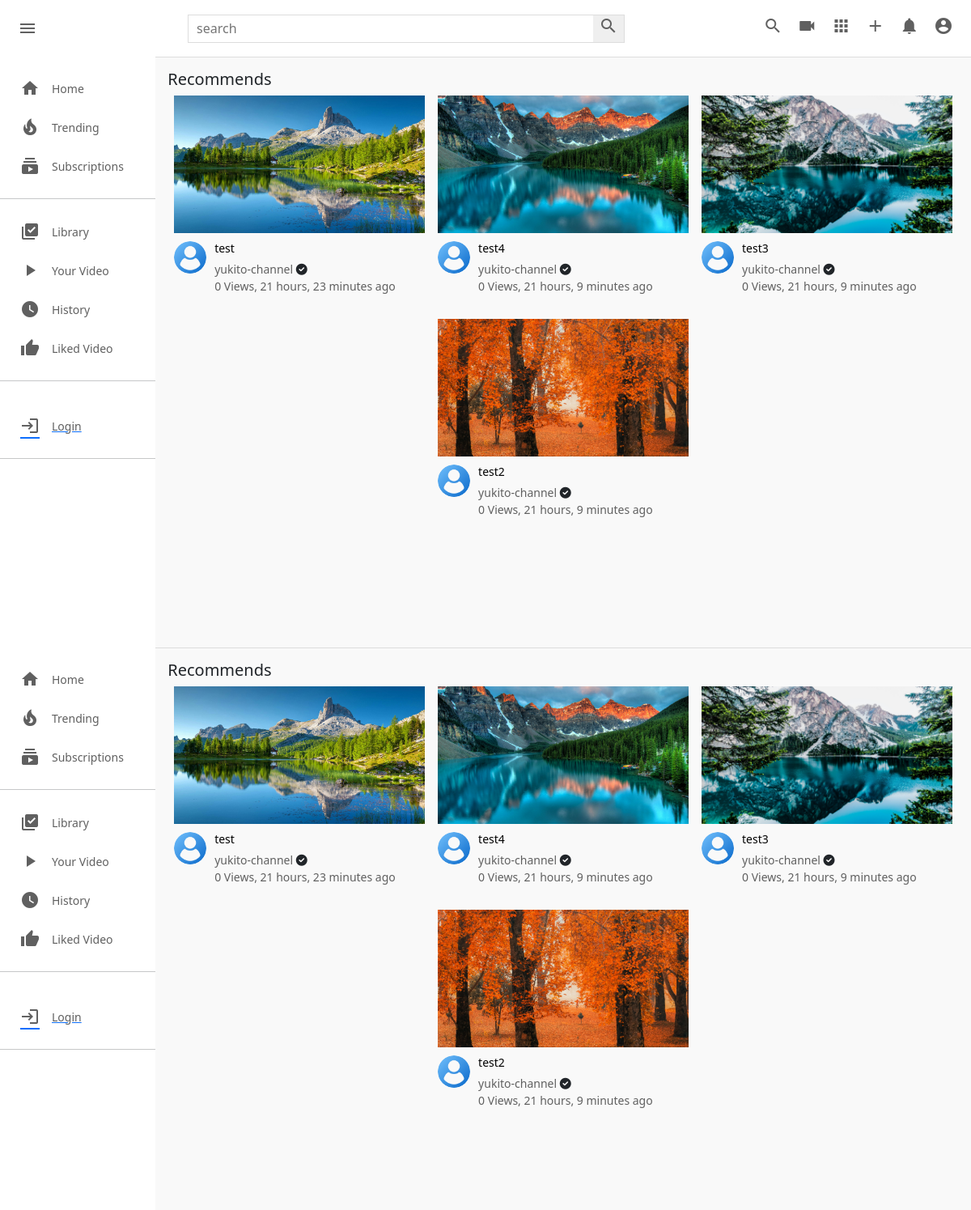
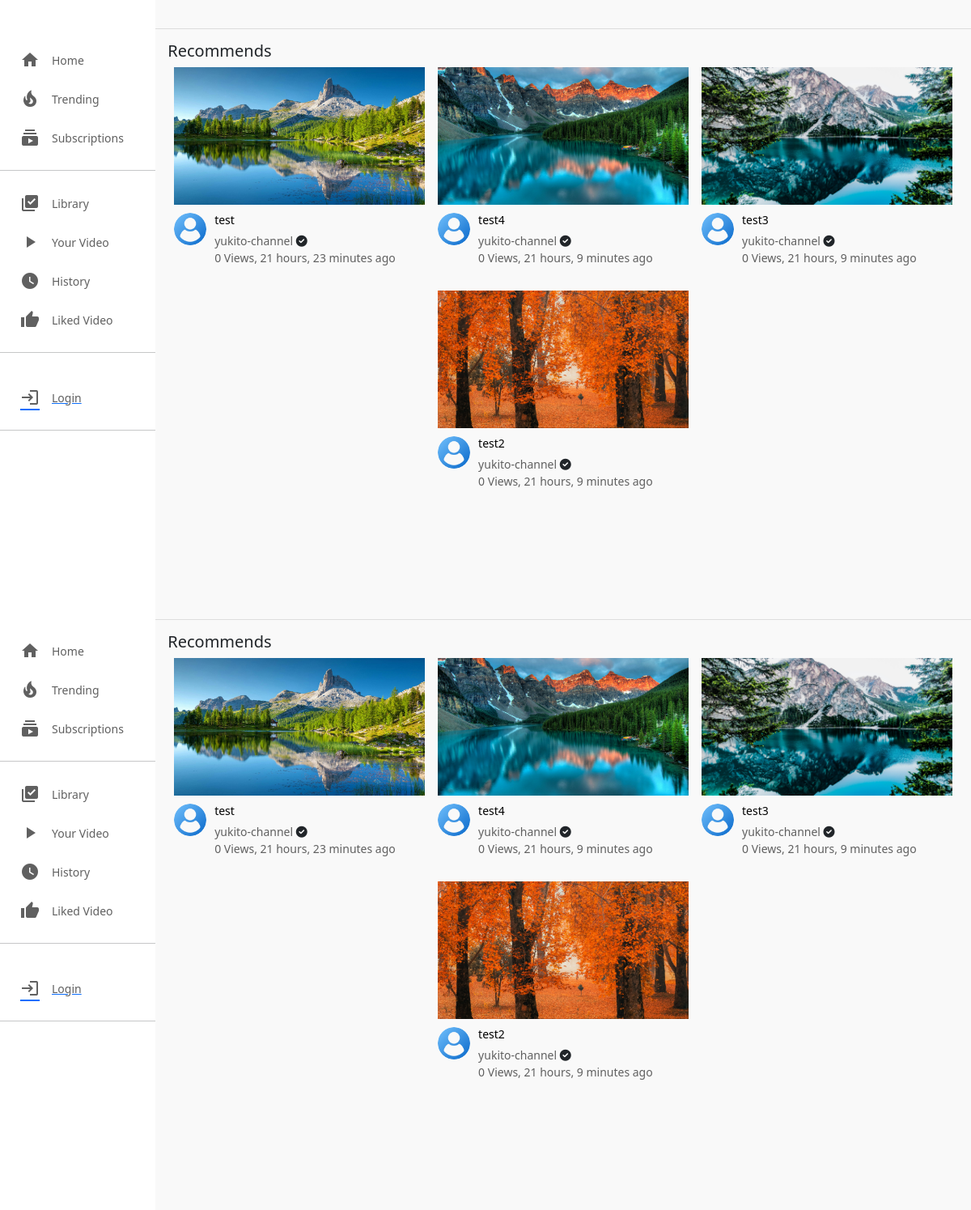
The page / on the database its author committed (2 pictures, top to bottom).
### core/models.py (models this page shows, shortened)
class Video(models.Model):
    video=models.FileField(upload_to=user_derectory_path)
    image=models.ImageField(upload_to=user_derectory_path,null=True,blank=True)
    title=models.CharField(max_length=100)
    description=models.TextField(max_length=2000,null=True,blank=True)
    tags=TaggableManager()
    date=models.DateTimeField(auto_now_add=True)
    visibility=models.CharField(choices=VISIBILITY,max_length=100,default='public')
    user=models.ForeignKey(User,on_delete=models.SET_NULL,null=True)
    views=models.PositiveIntegerField(default=0)
    likes=models.ManyToManyField(User,blank=True,related_name='likes')
    featured=models.BooleanField(default=False)

### userauths/models.py (models this page shows, shortened)
class User(AbstractUser):
    username=models.CharField(max_length=100)
    email=models.EmailField(unique=True,null=True)
    USERNAME_FIELD='email'
    REQUIRED_FIELDS=['username']

### channel/models.py (models this page shows, shortened)
class Channel(models.Model):
    channel_art=models.ImageField(upload_to=user_derectory_path,default='images/channel-art.jpgpython')
    image=models.ImageField(upload_to=user_derectory_path,default='images/user-image.png')
    full_name=models.CharField(max_length=100)
    channel_name=models.CharField(max_length=100)
    description=models.TextField(null=True,blank=True)
    keyword=TaggableManager
    date=models.DateTimeField(auto_now_add=True)
    status=models.CharField(choices=STATUS,max_length=100,default='Active')
    user=models.OneToOneField(User,on_delete=models.SET_NULL,null=True,blank=True)
    subscibers=models.ManyToManyField(User,related_name="user_subs")
    verified=models.BooleanField(default=False)
    total_view=models.PositiveIntegerField(default=0)
    business_email=models.EmailField(null=True,blank=True)
    make_business_email_public=models.BooleanField(default=False)
    business_location=models.CharField(null=True,blank=True,max_length=100)
    make_business_location_public=models.BooleanField(default=False)
    website=models.URLField(default='https://www.udemy.com/home')
    instagram=models.URLField(default='https://www.udemy.com/home')
    facebook=models.URLField(default='https://www.udemy.com/home')
    twitter=models.URLField(default='https://www.udemy.com/home')

### core/views.py (the view)
# urls.py: path('',views.index,name='index'),
def index(req):
    videos = Video.objects.all()
    context = {
        'videos': videos,
    }
    return render(req,'index.html',context)

### templates/index.html (shortened to what this page needs)
{% extends 'base.html' %}
{% load static %}
{% block style %}
<link rel="stylesheet" href="{% static 'css/style.css' %}" type="text/css">
{% endblock style %}
{% block content %}
    {% for v in videos %}
        {% include 'partials/alert.html' %}
        <div class="mainBody">
            {% include 'partials/sidebar.html' %}
            <div class="videos">
                <div class="drop-down-container">
                    <h1 style="font-size: 20px;">Recommends</h1>
                </div>
                <div class="video-container">
                    {% for v in videos %}
                    <div class="video">
                            <div class="video-thumbnail">
                                <a href=""><img src="{{v.image.url}}" alt=""></a>
                            </div>
                            <div class="video-details">
                                <div class="author">
                                    <a href="">
                                        <img src="{{v.user.channel.image.url}}" alt="">
                                    </a>
                                </div>
                                <div class="title">
                                    <a href="{% url 'video-detail' v.id %}">
                                        <h3>{{v.title|truncatechars:34}}</h3>
                                    </a>
                                    <a href="">
                                        <small>
                                            <a href="">
                                                {{v.user.channel.channel_name}}
                                            </a>
                                            <i class="fas fa-check-circle"></i>
                                        </small>
                                    </a>
                                    <span>{{v.views}} Views, {{v.date|timesince}} ago</span>
                                </div>
                            </div>
                    </div>
                    {% endfor %}
                </div>
            </div>
        </div>
    {% endfor %}
{% endblock content %}

### templates/partials/sidebar.html (shortened to what this page needs)
<div class="sidebar">
    <div class="sidebar-categories">
        <div class="sidebar-category">
            <i class="material-icons">home</i>
            <span>Home</span>
        </div>
        <div class="sidebar-category">
            <i class="material-icons">local_fire_department</i>
            <span>Trending</span>
        </div>
        <div class="sidebar-category">
            <i class="material-icons">subscriptions</i>
            <span>Subscriptions</span>
        </div>
        <hr>
        <div class="sidebar-category">
            <i class="material-icons">library_add_check</i>
            <span>Library</span>
        </div>
        <div class="sidebar-category">
            <i class="material-icons">play_arrow</i>
            <span>Your Video</span>
        </div>
        <div class="sidebar-category">
            <i class="material-icons">watch_later</i>
            <span>History</span>
        </div>
        <div class="sidebar-category">
            <i class="material-icons">thumb_up</i>
            <span>Liked Video</span>
        </div>
        <hr>
    </div>
    <div class="sidebar-categories">
        {% if not request.user.is_authenticated %}
        <a href="{% url 'sign-in' %}">
            <div class="sidebar-category">
                <i class="material-icons">login</i>
                <span>Login</span>
            </div>
        </a>
        {% endif %}
    </div>
    <hr>
</div>

### static/css/style.css (style rules this page uses)
* { margin: 0; padding: 0; box-sizing: border-box; }
body { font-family: 'Roboto','sans-serif'; }
.material-icons { color: rgb(96, 96, 96); }
.mainBody { height: calc(100vh - 70px); display: flex; overflow: hidden; }
.sidebar { height: 100%; width: 230px; background-color: white; overflow-y: scroll; }
.sidebar-categories { width: 100%; display: flex; flex-direction: column; margin-bottom: 15px; margin-top: 15px; }
.sidebar-category { display: flex; align-items: center; padding: 12px 25px; }
.sidebar-category span { margin-left: 15px; }
hr { height: 1px; background-color: #e5e5e5; border: none; }
.videos { background-color: #f9f9f9; width: 100%; height: 100%; padding: 15px 15px; border-top: 1px solid #ddd; overflow-y: scroll; }
.video-container { display: flex; flex-direction: row; justify-content: space-around; flex-wrap: wrap; }
.video { width: 310px; margin-bottom: 30px; }
.video-thumbnail { width: 100%; height: 170px; }
.video-thumbnail img { object-fit: cover; height: 100%; width: 100%; }
.author img { object-fit: cover; border-radius: 50%; height: 40px; width: 40px; margin-right: 10px; }
.video-details { display: flex; margin-top: 10px; }
.title { display: flex; flex-direction: column; }
.title h3 { color: rgb(3, 3, 3); line-height: 18px; font-size: 14px; margin-bottom: 6px; }
.title a, span { text-decoration: none; color: rgb(96, 96, 96); font-size: 14px; }
h1 { font-size: 20px; margin-bottom: 10px; color: rgb(3, 3, 3); }
.drop-down-container { display: flex; align-items: center; justify-content: space-between; }

### templates/index.html (style rules this page uses)
a { color: black; }

### rows shown on the page
Video: image (picture), user.channel.image (placeholder picture), title "test", user.channel.channel_name "yukito-channel", views "0", date "21 hours, 23 minutes"
Video: image (picture), user.channel.image (placeholder picture), title "test4", user.channel.channel_name "yukito-channel", views "0", date "21 hours, 9 minutes"
Video: image (picture), user.channel.image (placeholder picture), title "test3", user.channel.channel_name "yukito-channel", views "0", date "21 hours, 9 minutes"
Video: image (picture), user.channel.image (placeholder picture), title "test2", user.channel.channel_name "yukito-channel", views "0", date "21 hours, 9 minutes"
